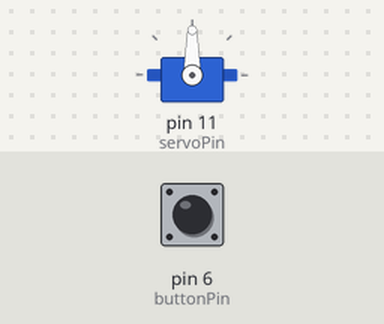
Recording of a sketch running on a simulated Arduino Uno, built with avr-gcc and run on an emulated ATmega328P. On the bench: servo. The test bench sets the inputs (shaded band); at power-on: pin 6 (buttonPin) LOW.

Above: at 1.2 s.
1.3 s: pin 6 (buttonPin) pulled HIGH for 0.15 s
At 1.45 s:
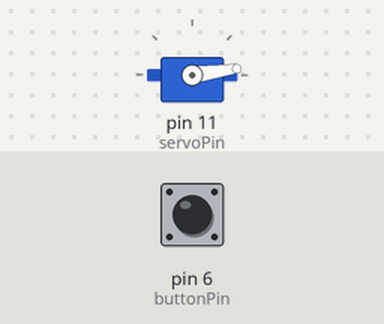
At 4.8 s:
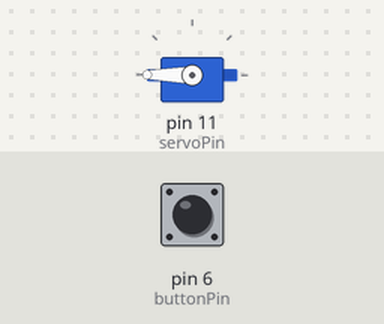
Timing chart, 0 to 6.3 s (numbered marks = the images above; inputs shaded):
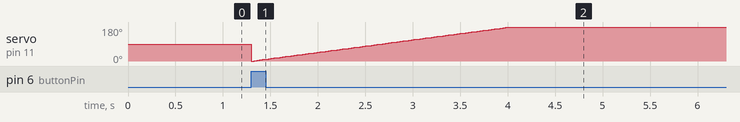

The sketch:

ch14_2_2.ino
```cpp
#include <Servo.h>

Servo myServo;
int buttonPin = 6;
int servoPin = 11;
int angle = 0;
int preAngle = 0;
int buttonState = 0;

void setup() {
  pinMode(buttonPin, INPUT);
  myServo.attach(servoPin);
}

void loop() {
  buttonState = digitalRead(buttonPin);
  if (buttonState == HIGH) {
    for (angle = preAngle; angle <= 180; angle++) {
      myServo.write(angle);
      delay(15);
    }
  }
  preAngle = angle;
}
```
